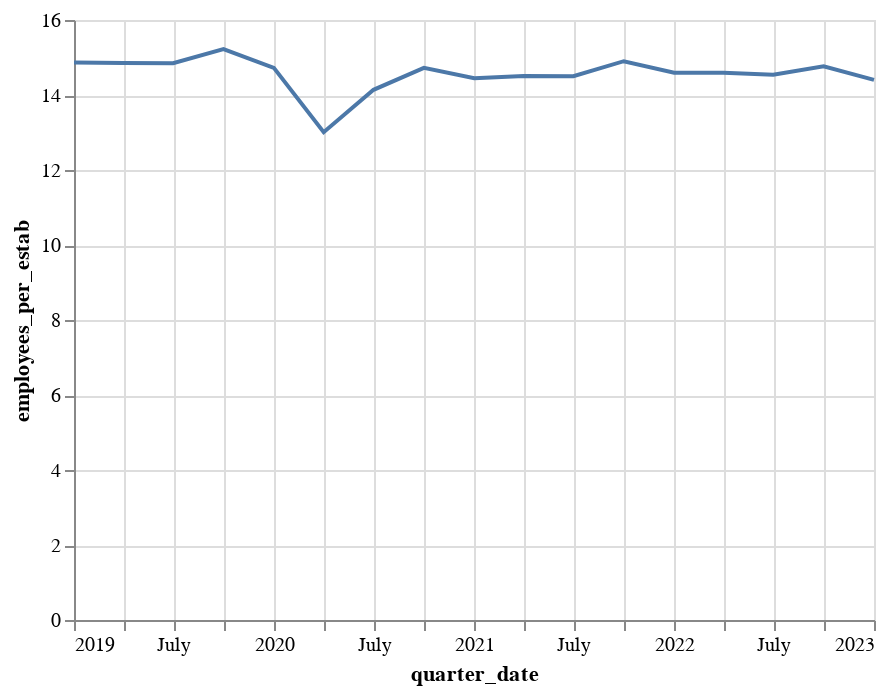

The code cell stored with this chart in its notebook:
### Code cell
alt.Chart(df_slim[df_slim["area_fips"] == "US000"]).mark_line().encode(
    x=alt.X("quarter_date"), y=alt.Y("employees_per_estab")
)

### Figure 1 — Vega-Lite specification as saved in the notebook (floating-point values rounded to 4 significant figures)
{"config": {"view": {"continuousWidth": 400, "continuousHeight": 300}}, "data": {"name": "data-f9724c282a137c07c8068094cea4a626"}, "mark": "line", "encoding": {"x": {"field": "quarter_date", "type": "temporal"}, "y": {"field": "employees_per_estab", "type": "quantitative"}}, "$schema": "https://vega.github.io/schema/vega-lite/v4.17.0.json", "datasets": {"data-f9724c282a137c07c8068094cea4a626": [{"area_fips": "US000", "own_code": 5, "industry_code": "44-45", "agglvl_code": 14, "size_code": 0, "year": 2019, "qtr": 1, "disclosure_code": null, "qtrly_estabs": 1040988, "month1_emplvl": 15630253, "month2_emplvl": 15396927, "month3_emplvl": 15400404, "total_qtrly_wages": 127951801731, "taxable_qtrly_wages": 92848421903, "qtrly_contributions": 1337255565, "avg_wkly_wage": 636, "lq_disclosure_code": null, "lq_qtrly_estabs": 1.0, "lq_month1_emplvl": 1.0, "lq_month2_emplvl": 1.0, "lq_month3_emplvl": 1.0, "lq_total_qtrly_wages": 1.0, "lq_taxable_qtrly_wages": 1.0, "lq_qtrly_contributions": 1.0, "lq_avg_wkly_wage": 1.0, "oty_disclosure_code": null, "oty_qtrly_estabs_chg": -1572, "oty_qtrly_estabs_pct_chg": -0.2, "oty_month1_emplvl_chg": -114433, "oty_month1_emplvl_pct_chg": -0.7, "oty_month2_emplvl_chg": -168875, "oty_month2_emplvl_pct_chg": -1.1, "oty_month3_emplvl_chg": -178209, "oty_month3_emplvl_pct_chg": -1.1, "oty_total_qtrly_wages_chg": 2656676476, "oty_total_qtrly_wages_pct_chg": 2.1, "oty_taxable_qtrly_wages_chg": 1507523439, "oty_taxable_qtrly_wages_pct_chg": 1.7, "oty_qtrly_contributions_chg": -77655537, "oty_qtrly_contributions_pct_chg": -5.5, "oty_avg_wkly_wage_chg": 19, "oty_avg_wkly_wage_pct_chg": 3.1, "q_year": "2019-Q1", "quarter_date": "2019-01-01T00:00:00", "avg_monthly_employees": 15480000.0, "employees_per_estab": 14.87}, {"area_fips": "US000", "own_code": 5, "industry_code": "44-45", "agglvl_code": 14, "size_code": 0, "year": 2020, "qtr": 1, "disclosure_code": null, "qtrly_estabs": 1042124, "month1_emplvl": 15464678, "month2_emplvl": 15306576, "month3_emplvl": 15257954, "total_qtrly_wages": 132159234619, "taxable_qtrly_wages": 95015758823, "qtrly_contributions": 1339816675, "avg_wkly_wage": 663, "lq_disclosure_code": null, "lq_qtrly_estabs": 1.0, "lq_month1_emplvl": 1.0, "lq_month2_emplvl": 1.0, "lq_month3_emplvl": 1.0, "lq_total_qtrly_wages": 1.0, "lq_taxable_qtrly_wages": 1.0, "lq_qtrly_contributions": 1.0, "lq_avg_wkly_wage": 1.0, "oty_disclosure_code": null, "oty_qtrly_estabs_chg": 1136, "oty_qtrly_estabs_pct_chg": 0.1, "oty_month1_emplvl_chg": -165575, "oty_month1_emplvl_pct_chg": -1.1, "oty_month2_emplvl_chg": -90351, "oty_month2_emplvl_pct_chg": -0.6, "oty_month3_emplvl_chg": -142450, "oty_month3_emplvl_pct_chg": -0.9, "oty_total_qtrly_wages_chg": 4207432888, "oty_total_qtrly_wages_pct_chg": 3.3, "oty_taxable_qtrly_wages_chg": 2167336920, "oty_taxable_qtrly_wages_pct_chg": 2.3, "oty_qtrly_contributions_chg": 2561110, "oty_qtrly_contributions_pct_chg": 0.2, "oty_avg_wkly_wage_chg": 27, "oty_avg_wkly_wage_pct_chg": 4.2, "q_year": "2020-Q1", "quarter_date": "2020-01-01T00:00:00", "avg_monthly_employees": 15340000.0, "employees_per_estab": 14.72}, {"area_fips": "US000", "own_code": 5, "industry_code": "44-45", "agglvl_code": 14, "size_code": 0, "year": 2021, "qtr": 1, "disclosure_code": null, "qtrly_estabs": 1043216, "month1_emplvl": 15132466, "month2_emplvl": 15013474, "month3_emplvl": 15065463, "total_qtrly_wages": 136317268042, "taxable_qtrly_wages": 94509237508, "qtrly_contributions": 1419401435, "avg_wkly_wage": 696, "lq_disclosure_code": null, "lq_qtrly_estabs": 1.0, "lq_month1_emplvl": 1.0, "lq_month2_emplvl": 1.0, "lq_month3_emplvl": 1.0, "lq_total_qtrly_wages": 1.0, "lq_taxable_qtrly_wages": 1.0, "lq_qtrly_contributions": 1.0, "lq_avg_wkly_wage": 1.0, "oty_disclosure_code": null, "oty_qtrly_estabs_chg": 1092, "oty_qtrly_estabs_pct_chg": 0.1, "oty_month1_emplvl_chg": -332212, "oty_month1_emplvl_pct_chg": -2.1, "oty_month2_emplvl_chg": -293102, "oty_month2_emplvl_pct_chg": -1.9, "oty_month3_emplvl_chg": -192491, "oty_month3_emplvl_pct_chg": -1.3, "oty_total_qtrly_wages_chg": 4158033423, "oty_total_qtrly_wages_pct_chg": 3.1, "oty_taxable_qtrly_wages_chg": -506521315, "oty_taxable_qtrly_wages_pct_chg": -0.5, "oty_qtrly_contributions_chg": 79584760, "oty_qtrly_contributions_pct_chg": 5.9, "oty_avg_wkly_wage_chg": 33, "oty_avg_wkly_wage_pct_chg": 5.0, "q_year": "2021-Q1", "quarter_date": "2021-01-01T00:00:00", "avg_monthly_employees": 15070000.0, "employees_per_estab": 14.45}, {"area_fips": "US000", "own_code": 5, "industry_code": "44-45", "agglvl_code": 14, "size_code": 0, "year": 2022, "qtr": 1, "disclosure_code": null, "qtrly_estabs": 1049355, "month1_emplvl": 15293665, "month2_emplvl": 15326857, "month3_emplvl": 15316443, "total_qtrly_wages": 151651896851, "taxable_qtrly_wages": 101972277168, "qtrly_contributions": 1421911749, "avg_wkly_wage": 762, "lq_disclosure_code": null, "lq_qtrly_estabs": 1.0, "lq_month1_emplvl": 1.0, "lq_month2_emplvl": 1.0, "lq_month3_emplvl": 1.0, "lq_total_qtrly_wages": 1.0, "lq_taxable_qtrly_wages": 1.0, "lq_qtrly_contributions": 1.0, "lq_avg_wkly_wage": 1.0, "oty_disclosure_code": null, "oty_qtrly_estabs_chg": 6139, "oty_qtrly_estabs_pct_chg": 0.6, "oty_month1_emplvl_chg": 161199, "oty_month1_emplvl_pct_chg": 1.1, "oty_month2_emplvl_chg": 313383, "oty_month2_emplvl_pct_chg": 2.1, "oty_month3_emplvl_chg": 250980, "oty_month3_emplvl_pct_chg": 1.7, "oty_total_qtrly_wages_chg": 15334628809, "oty_total_qtrly_wages_pct_chg": 11.2, "oty_taxable_qtrly_wages_chg": 7463039660, "oty_taxable_qtrly_wages_pct_chg": 7.9, "oty_qtrly_contributions_chg": 2510314, "oty_qtrly_contributions_pct_chg": 0.2, "oty_avg_wkly_wage_chg": 66, "oty_avg_wkly_wage_pct_chg": 9.5, "q_year": "2022-Q1", "quarter_date": "2022-01-01T00:00:00", "avg_monthly_employees": 15310000.0, "employees_per_estab": 14.59}, {"area_fips": "US000", "own_code": 5, "industry_code": "44-45", "agglvl_code": 14, "size_code": 0, "year": 2019, "qtr": 2, "disclosure_code": null, "qtrly_estabs": 1043323, "month1_emplvl": 15425203, "month2_emplvl": 15505375, "month3_emplvl": 15556564, "total_qtrly_wages": 129699119593, "taxable_qtrly_wages": 47298847673, "qtrly_contributions": 585004703, "avg_wkly_wage": 644, "lq_disclosure_code": null, "lq_qtrly_estabs": 1.0, "lq_month1_emplvl": 1.0, "lq_month2_emplvl": 1.0, "lq_month3_emplvl": 1.0, "lq_total_qtrly_wages": 1.0, "lq_taxable_qtrly_wages": 1.0, "lq_qtrly_contributions": 1.0, "lq_avg_wkly_wage": 1.0, "oty_disclosure_code": null, "oty_qtrly_estabs_chg": 373, "oty_qtrly_estabs_pct_chg": 0.0, "oty_month1_emplvl_chg": -186128, "oty_month1_emplvl_pct_chg": -1.2, "oty_month2_emplvl_chg": -234135, "oty_month2_emplvl_pct_chg": -1.5, "oty_month3_emplvl_chg": -228089, "oty_month3_emplvl_pct_chg": -1.4, "oty_total_qtrly_wages_chg": 3348883624, "oty_total_qtrly_wages_pct_chg": 2.7, "oty_taxable_qtrly_wages_chg": 232166127, "oty_taxable_qtrly_wages_pct_chg": 0.5, "oty_qtrly_contributions_chg": -45201796, "oty_qtrly_contributions_pct_chg": -7.2, "oty_avg_wkly_wage_chg": 25, "oty_avg_wkly_wage_pct_chg": 4.0, "q_year": "2019-Q2", "quarter_date": "2019-04-01T00:00:00", "avg_monthly_employees": 15500000.0, "employees_per_estab": 14.85}, {"area_fips": "US000", "own_code": 5, "industry_code": "44-45", "agglvl_code": 14, "size_code": 0, "year": 2020, "qtr": 2, "disclosure_code": null, "qtrly_estabs": 1037726, "month1_emplvl": 12807741, "month2_emplvl": 13380618, "month3_emplvl": 14306824, "total_qtrly_wages": 123106200520, "taxable_qtrly_wages": 43825759013, "qtrly_contributions": 463606692, "avg_wkly_wage": 702, "lq_disclosure_code": null, "lq_qtrly_estabs": 1.0, "lq_month1_emplvl": 1.0, "lq_month2_emplvl": 1.0, "lq_month3_emplvl": 1.0, "lq_total_qtrly_wages": 1.0, "lq_taxable_qtrly_wages": 1.0, "lq_qtrly_contributions": 1.0, "lq_avg_wkly_wage": 1.0, "oty_disclosure_code": null, "oty_qtrly_estabs_chg": -5597, "oty_qtrly_estabs_pct_chg": -0.5, "oty_month1_emplvl_chg": -2617462, "oty_month1_emplvl_pct_chg": -17.0, "oty_month2_emplvl_chg": -2124757, "oty_month2_emplvl_pct_chg": -13.7, "oty_month3_emplvl_chg": -1249740, "oty_month3_emplvl_pct_chg": -8.0, "oty_total_qtrly_wages_chg": -6592919073, "oty_total_qtrly_wages_pct_chg": -5.1, "oty_taxable_qtrly_wages_chg": -3473088660, "oty_taxable_qtrly_wages_pct_chg": -7.3, "oty_qtrly_contributions_chg": -121398011, "oty_qtrly_contributions_pct_chg": -20.8, "oty_avg_wkly_wage_chg": 58, "oty_avg_wkly_wage_pct_chg": 9.0, "q_year": "2020-Q2", "quarter_date": "2020-04-01T00:00:00", "avg_monthly_employees": 13500000.0, "employees_per_estab": 13.01}, {"area_fips": "US000", "own_code": 5, "industry_code": "44-45", "agglvl_code": 14, "size_code": 0, "year": 2021, "qtr": 2, "disclosure_code": null, "qtrly_estabs": 1047229, "month1_emplvl": 15062074, "month2_emplvl": 15214416, "month3_emplvl": 15299282, "total_qtrly_wages": 150372221616, "taxable_qtrly_wages": 50729826902, "qtrly_contributions": 670944756, "avg_wkly_wage": 761, "lq_disclosure_code": null, "lq_qtrly_estabs": 1.0, "lq_month1_emplvl": 1.0, "lq_month2_emplvl": 1.0, "lq_month3_emplvl": 1.0, "lq_total_qtrly_wages": 1.0, "lq_taxable_qtrly_wages": 1.0, "lq_qtrly_contributions": 1.0, "lq_avg_wkly_wage": 1.0, "oty_disclosure_code": null, "oty_qtrly_estabs_chg": 9503, "oty_qtrly_estabs_pct_chg": 0.9, "oty_month1_emplvl_chg": 2254333, "oty_month1_emplvl_pct_chg": 17.6, "oty_month2_emplvl_chg": 1833798, "oty_month2_emplvl_pct_chg": 13.7, "oty_month3_emplvl_chg": 992458, "oty_month3_emplvl_pct_chg": 6.9, "oty_total_qtrly_wages_chg": 27266021096, "oty_total_qtrly_wages_pct_chg": 22.1, "oty_taxable_qtrly_wages_chg": 6904067889, "oty_taxable_qtrly_wages_pct_chg": 15.8, "oty_qtrly_contributions_chg": 207338064, "oty_qtrly_contributions_pct_chg": 44.7, "oty_avg_wkly_wage_chg": 59, "oty_avg_wkly_wage_pct_chg": 8.4, "q_year": "2021-Q2", "quarter_date": "2021-04-01T00:00:00", "avg_monthly_employees": 15190000.0, "employees_per_estab": 14.51}, {"area_fips": "US000", "own_code": 5, "industry_code": "44-45", "agglvl_code": 14, "size_code": 0, "year": 2022, "qtr": 2, "disclosure_code": null, "qtrly_estabs": 1055217, "month1_emplvl": 15377855, "month2_emplvl": 15391274, "month3_emplvl": 15419466, "total_qtrly_wages": 152143512623, "taxable_qtrly_wages": 49438393684, "qtrly_contributions": 620922403, "avg_wkly_wage": 760, "lq_disclosure_code": null, "lq_qtrly_estabs": 1.0, "lq_month1_emplvl": 1.0, "lq_month2_emplvl": 1.0, "lq_month3_emplvl": 1.0, "lq_total_qtrly_wages": 1.0, "lq_taxable_qtrly_wages": 1.0, "lq_qtrly_contributions": 1.0, "lq_avg_wkly_wage": 1.0, "oty_disclosure_code": null, "oty_qtrly_estabs_chg": 7988, "oty_qtrly_estabs_pct_chg": 0.8, "oty_month1_emplvl_chg": 315781, "oty_month1_emplvl_pct_chg": 2.1, "oty_month2_emplvl_chg": 176858, "oty_month2_emplvl_pct_chg": 1.2, "oty_month3_emplvl_chg": 120184, "oty_month3_emplvl_pct_chg": 0.8, "oty_total_qtrly_wages_chg": 1771291007, "oty_total_qtrly_wages_pct_chg": 1.2, "oty_taxable_qtrly_wages_chg": -1291433218, "oty_taxable_qtrly_wages_pct_chg": -2.5, "oty_qtrly_contributions_chg": -50022353, "oty_qtrly_contributions_pct_chg": -7.5, "oty_avg_wkly_wage_chg": -1, "oty_avg_wkly_wage_pct_chg": -0.1, "q_year": "2022-Q2", "quarter_date": "2022-04-01T00:00:00", "avg_monthly_employees": 15400000.0, "employees_per_estab": 14.59}, {"area_fips": "US000", "own_code": 5, "industry_code": "44-45", "agglvl_code": 14, "size_code": 0, "year": 2019, "qtr": 3, "disclosure_code": null, "qtrly_estabs": 1043974, "month1_emplvl": 15556752, "month2_emplvl": 15542465, "month3_emplvl": 15409511, "total_qtrly_wages": 129037309072, "taxable_qtrly_wages": 31633342878, "qtrly_contributions": 385883124, "avg_wkly_wage": 640, "lq_disclosure_code": null, "lq_qtrly_estabs": 1.0, "lq_month1_emplvl": 1.0, "lq_month2_emplvl": 1.0, "lq_month3_emplvl": 1.0, "lq_total_qtrly_wages": 1.0, "lq_taxable_qtrly_wages": 1.0, "lq_qtrly_contributions": 1.0, "lq_avg_wkly_wage": 1.0, "oty_disclosure_code": null, "oty_qtrly_estabs_chg": -702, "oty_qtrly_estabs_pct_chg": -0.1, "oty_month1_emplvl_chg": -231863, "oty_month1_emplvl_pct_chg": -1.5, "oty_month2_emplvl_chg": -238232, "oty_month2_emplvl_pct_chg": -1.5, "oty_month3_emplvl_chg": -228519, "oty_month3_emplvl_pct_chg": -1.5, "oty_total_qtrly_wages_chg": 3255902722, "oty_total_qtrly_wages_pct_chg": 2.6, "oty_taxable_qtrly_wages_chg": 263559493, "oty_taxable_qtrly_wages_pct_chg": 0.8, "oty_qtrly_contributions_chg": -24303100, "oty_qtrly_contributions_pct_chg": -5.9, "oty_avg_wkly_wage_chg": 25, "oty_avg_wkly_wage_pct_chg": 4.1, "q_year": "2019-Q3", "quarter_date": "2019-07-01T00:00:00", "avg_monthly_employees": 15500000.0, "employees_per_estab": 14.85}, {"area_fips": "US000", "own_code": 5, "industry_code": "44-45", "agglvl_code": 14, "size_code": 0, "year": 2020, "qtr": 3, "disclosure_code": null, "qtrly_estabs": 1043148, "month1_emplvl": 14650582, "month2_emplvl": 14778923, "month3_emplvl": 14815310, "total_qtrly_wages": 133504267981, "taxable_qtrly_wages": 32036198671, "qtrly_contributions": 353919950, "avg_wkly_wage": 696, "lq_disclosure_code": null, "lq_qtrly_estabs": 1.0, "lq_month1_emplvl": 1.0, "lq_month2_emplvl": 1.0, "lq_month3_emplvl": 1.0, "lq_total_qtrly_wages": 1.0, "lq_taxable_qtrly_wages": 1.0, "lq_qtrly_contributions": 1.0, "lq_avg_wkly_wage": 1.0, "oty_disclosure_code": null, "oty_qtrly_estabs_chg": -826, "oty_qtrly_estabs_pct_chg": -0.1, "oty_month1_emplvl_chg": -906170, "oty_month1_emplvl_pct_chg": -5.8, "oty_month2_emplvl_chg": -763542, "oty_month2_emplvl_pct_chg": -4.9, "oty_month3_emplvl_chg": -594201, "oty_month3_emplvl_pct_chg": -3.9, "oty_total_qtrly_wages_chg": 4466958909, "oty_total_qtrly_wages_pct_chg": 3.5, "oty_taxable_qtrly_wages_chg": 402855793, "oty_taxable_qtrly_wages_pct_chg": 1.3, "oty_qtrly_contributions_chg": -31963174, "oty_qtrly_contributions_pct_chg": -8.3, "oty_avg_wkly_wage_chg": 56, "oty_avg_wkly_wage_pct_chg": 8.8, "q_year": "2020-Q3", "quarter_date": "2020-07-01T00:00:00", "avg_monthly_employees": 14750000.0, "employees_per_estab": 14.14}, {"area_fips": "US000", "own_code": 5, "industry_code": "44-45", "agglvl_code": 14, "size_code": 0, "year": 2021, "qtr": 3, "disclosure_code": null, "qtrly_estabs": 1054234, "month1_emplvl": 15349955, "month2_emplvl": 15321805, "month3_emplvl": 15196048, "total_qtrly_wages": 152552929694, "taxable_qtrly_wages": 35880221948, "qtrly_contributions": 473383464, "avg_wkly_wage": 768, "lq_disclosure_code": null, "lq_qtrly_estabs": 1.0, "lq_month1_emplvl": 1.0, "lq_month2_emplvl": 1.0, "lq_month3_emplvl": 1.0, "lq_total_qtrly_wages": 1.0, "lq_taxable_qtrly_wages": 1.0, "lq_qtrly_contributions": 1.0, "lq_avg_wkly_wage": 1.0, "oty_disclosure_code": null, "oty_qtrly_estabs_chg": 11086, "oty_qtrly_estabs_pct_chg": 1.1, "oty_month1_emplvl_chg": 699373, "oty_month1_emplvl_pct_chg": 4.8, "oty_month2_emplvl_chg": 542882, "oty_month2_emplvl_pct_chg": 3.7, "oty_month3_emplvl_chg": 380738, "oty_month3_emplvl_pct_chg": 2.6, "oty_total_qtrly_wages_chg": 19048661713, "oty_total_qtrly_wages_pct_chg": 14.3, "oty_taxable_qtrly_wages_chg": 3844023277, "oty_taxable_qtrly_wages_pct_chg": 12.0, "oty_qtrly_contributions_chg": 119463514, "oty_qtrly_contributions_pct_chg": 33.8, "oty_avg_wkly_wage_chg": 72, "oty_avg_wkly_wage_pct_chg": 10.3, "q_year": "2021-Q3", "quarter_date": "2021-07-01T00:00:00", "avg_monthly_employees": 15290000.0, "employees_per_estab": 14.5}, {"area_fips": "US000", "own_code": 5, "industry_code": "44-45", "agglvl_code": 14, "size_code": 0, "year": 2022, "qtr": 3, "disclosure_code": null, "qtrly_estabs": 1062572, "month1_emplvl": 15495302, "month2_emplvl": 15479425, "month3_emplvl": 15369007, "total_qtrly_wages": 160323856686, "taxable_qtrly_wages": 37879783523, "qtrly_contributions": 476383686, "avg_wkly_wage": 798, "lq_disclosure_code": null, "lq_qtrly_estabs": 1.0, "lq_month1_emplvl": 1.0, "lq_month2_emplvl": 1.0, "lq_month3_emplvl": 1.0, "lq_total_qtrly_wages": 1.0, "lq_taxable_qtrly_wages": 1.0, "lq_qtrly_contributions": 1.0, "lq_avg_wkly_wage": 1.0, "oty_disclosure_code": null, "oty_qtrly_estabs_chg": 8338, "oty_qtrly_estabs_pct_chg": 0.8, "oty_month1_emplvl_chg": 145347, "oty_month1_emplvl_pct_chg": 0.9, "oty_month2_emplvl_chg": 157620, "oty_month2_emplvl_pct_chg": 1.0, "oty_month3_emplvl_chg": 172959, "oty_month3_emplvl_pct_chg": 1.1, "oty_total_qtrly_wages_chg": 7770926992, "oty_total_qtrly_wages_pct_chg": 5.1, "oty_taxable_qtrly_wages_chg": 1999561575, "oty_taxable_qtrly_wages_pct_chg": 5.6, "oty_qtrly_contributions_chg": 3000222, "oty_qtrly_contributions_pct_chg": 0.6, "oty_avg_wkly_wage_chg": 30, "oty_avg_wkly_wage_pct_chg": 3.9, "q_year": "2022-Q3", "quarter_date": "2022-07-01T00:00:00", "avg_monthly_employees": 15450000.0, "employees_per_estab": 14.54}, {"area_fips": "US000", "own_code": 5, "industry_code": "44-45", "agglvl_code": 14, "size_code": 0, "year": 2019, "qtr": 4, "disclosure_code": null, "qtrly_estabs": 1046756, "month1_emplvl": 15588125, "month2_emplvl": 16072327, "month3_emplvl": 16150660, "total_qtrly_wages": 137746213216, "taxable_qtrly_wages": 26462928506, "qtrly_contributions": 328541177, "avg_wkly_wage": 665, "lq_disclosure_code": null, "lq_qtrly_estabs": 1.0, "lq_month1_emplvl": 1.0, "lq_month2_emplvl": 1.0, "lq_month3_emplvl": 1.0, "lq_total_qtrly_wages": 1.0, "lq_taxable_qtrly_wages": 1.0, "lq_qtrly_contributions": 1.0, "lq_avg_wkly_wage": 1.0, "oty_disclosure_code": null, "oty_qtrly_estabs_chg": -1089, "oty_qtrly_estabs_pct_chg": -0.1, "oty_month1_emplvl_chg": -142925, "oty_month1_emplvl_pct_chg": -0.9, "oty_month2_emplvl_chg": -173431, "oty_month2_emplvl_pct_chg": -1.1, "oty_month3_emplvl_chg": -133817, "oty_month3_emplvl_pct_chg": -0.8, "oty_total_qtrly_wages_chg": 4143497827, "oty_total_qtrly_wages_pct_chg": 3.1, "oty_taxable_qtrly_wages_chg": 640480031, "oty_taxable_qtrly_wages_pct_chg": 2.5, "oty_qtrly_contributions_chg": -15311278, "oty_qtrly_contributions_pct_chg": -4.5, "oty_avg_wkly_wage_chg": 26, "oty_avg_wkly_wage_pct_chg": 4.1, "q_year": "2019-Q4", "quarter_date": "2019-10-01T00:00:00", "avg_monthly_employees": 15940000.0, "employees_per_estab": 15.23}, {"area_fips": "US000", "own_code": 5, "industry_code": "44-45", "agglvl_code": 14, "size_code": 0, "year": 2020, "qtr": 4, "disclosure_code": null, "qtrly_estabs": 1048849, "month1_emplvl": 15153863, "month2_emplvl": 15526466, "month3_emplvl": 15649781, "total_qtrly_wages": 153732541245, "taxable_qtrly_wages": 28883694400, "qtrly_contributions": 329835394, "avg_wkly_wage": 766, "lq_disclosure_code": null, "lq_qtrly_estabs": 1.0, "lq_month1_emplvl": 1.0, "lq_month2_emplvl": 1.0, "lq_month3_emplvl": 1.0, "lq_total_qtrly_wages": 1.0, "lq_taxable_qtrly_wages": 1.0, "lq_qtrly_contributions": 1.0, "lq_avg_wkly_wage": 1.0, "oty_disclosure_code": null, "oty_qtrly_estabs_chg": 2093, "oty_qtrly_estabs_pct_chg": 0.2, "oty_month1_emplvl_chg": -434262, "oty_month1_emplvl_pct_chg": -2.8, "oty_month2_emplvl_chg": -545861, "oty_month2_emplvl_pct_chg": -3.4, "oty_month3_emplvl_chg": -500879, "oty_month3_emplvl_pct_chg": -3.1, "oty_total_qtrly_wages_chg": 15986328029, "oty_total_qtrly_wages_pct_chg": 11.6, "oty_taxable_qtrly_wages_chg": 2420765894, "oty_taxable_qtrly_wages_pct_chg": 9.1, "oty_qtrly_contributions_chg": 1294217, "oty_qtrly_contributions_pct_chg": 0.4, "oty_avg_wkly_wage_chg": 101, "oty_avg_wkly_wage_pct_chg": 15.2, "q_year": "2020-Q4", "quarter_date": "2020-10-01T00:00:00", "avg_monthly_employees": 15440000.0, "employees_per_estab": 14.72}, {"area_fips": "US000", "own_code": 5, "industry_code": "44-45", "agglvl_code": 14, "size_code": 0, "year": 2021, "qtr": 4, "disclosure_code": null, "qtrly_estabs": 1061429, "month1_emplvl": 15526648, "month2_emplvl": 15896011, "month3_emplvl": 16027980, "total_qtrly_wages": 170464949086, "taxable_qtrly_wages": 31865832387, "qtrly_contributions": 433220818, "avg_wkly_wage": 829, "lq_disclosure_code": null, "lq_qtrly_estabs": 1.0, "lq_month1_emplvl": 1.0, "lq_month2_emplvl": 1.0, "lq_month3_emplvl": 1.0, "lq_total_qtrly_wages": 1.0, "lq_taxable_qtrly_wages": 1.0, "lq_qtrly_contributions": 1.0, "lq_avg_wkly_wage": 1.0, "oty_disclosure_code": null, "oty_qtrly_estabs_chg": 12580, "oty_qtrly_estabs_pct_chg": 1.2, "oty_month1_emplvl_chg": 372785, "oty_month1_emplvl_pct_chg": 2.5, "oty_month2_emplvl_chg": 369545, "oty_month2_emplvl_pct_chg": 2.4, "oty_month3_emplvl_chg": 378199, "oty_month3_emplvl_pct_chg": 2.4, "oty_total_qtrly_wages_chg": 16732407841, "oty_total_qtrly_wages_pct_chg": 10.9, "oty_taxable_qtrly_wages_chg": 2982137987, "oty_taxable_qtrly_wages_pct_chg": 10.3, "oty_qtrly_contributions_chg": 103385424, "oty_qtrly_contributions_pct_chg": 31.3, "oty_avg_wkly_wage_chg": 63, "oty_avg_wkly_wage_pct_chg": 8.2, "q_year": "2021-Q4", "quarter_date": "2021-10-01T00:00:00", "avg_monthly_employees": 15820000.0, "employees_per_estab": 14.9}, {"area_fips": "US000", "own_code": 5, "industry_code": "44-45", "agglvl_code": 14, "size_code": 0, "year": 2022, "qtr": 4, "disclosure_code": null, "qtrly_estabs": 1067544, "month1_emplvl": 15510972, "month2_emplvl": 15813611, "month3_emplvl": 15954649, "total_qtrly_wages": 162328535190, "taxable_qtrly_wages": 29169371730, "qtrly_contributions": 365657052, "avg_wkly_wage": 792, "lq_disclosure_code": null, "lq_qtrly_estabs": 1.0, "lq_month1_emplvl": 1.0, "lq_month2_emplvl": 1.0, "lq_month3_emplvl": 1.0, "lq_total_qtrly_wages": 1.0, "lq_taxable_qtrly_wages": 1.0, "lq_qtrly_contributions": 1.0, "lq_avg_wkly_wage": 1.0, "oty_disclosure_code": null, "oty_qtrly_estabs_chg": 6115, "oty_qtrly_estabs_pct_chg": 0.6, "oty_month1_emplvl_chg": -15676, "oty_month1_emplvl_pct_chg": -0.1, "oty_month2_emplvl_chg": -82400, "oty_month2_emplvl_pct_chg": -0.5, "oty_month3_emplvl_chg": -73331, "oty_month3_emplvl_pct_chg": -0.5, "oty_total_qtrly_wages_chg": -8136413896, "oty_total_qtrly_wages_pct_chg": -4.8, "oty_taxable_qtrly_wages_chg": -2696460657, "oty_taxable_qtrly_wages_pct_chg": -8.5, "oty_qtrly_contributions_chg": -67563766, "oty_qtrly_contributions_pct_chg": -15.6, "oty_avg_wkly_wage_chg": -37, "oty_avg_wkly_wage_pct_chg": -4.5, "q_year": "2022-Q4", "quarter_date": "2022-10-01T00:00:00", "avg_monthly_employees": 15760000.0, "employees_per_estab": 14.76}, {"area_fips": "US000", "own_code": 5, "industry_code": "44-45", "agglvl_code": 14, "size_code": 0, "year": 2023, "qtr": 1, "disclosure_code": null, "qtrly_estabs": 1066986, "month1_emplvl": 15447645, "month2_emplvl": 15322478, "month3_emplvl": 15328574, "total_qtrly_wages": 161135605356, "taxable_qtrly_wages": 106338701112, "qtrly_contributions": 1389091135, "avg_wkly_wage": 807, "lq_disclosure_code": null, "lq_qtrly_estabs": 1.0, "lq_month1_emplvl": 1.0, "lq_month2_emplvl": 1.0, "lq_month3_emplvl": 1.0, "lq_total_qtrly_wages": 1.0, "lq_taxable_qtrly_wages": 1.0, "lq_qtrly_contributions": 1.0, "lq_avg_wkly_wage": 1.0, "oty_disclosure_code": null, "oty_qtrly_estabs_chg": 17631, "oty_qtrly_estabs_pct_chg": 1.7, "oty_month1_emplvl_chg": 153980, "oty_month1_emplvl_pct_chg": 1.0, "oty_month2_emplvl_chg": -4379, "oty_month2_emplvl_pct_chg": 0.0, "oty_month3_emplvl_chg": 12131, "oty_month3_emplvl_pct_chg": 0.1, "oty_total_qtrly_wages_chg": 9483708505, "oty_total_qtrly_wages_pct_chg": 6.3, "oty_taxable_qtrly_wages_chg": 4366423944, "oty_taxable_qtrly_wages_pct_chg": 4.3, "oty_qtrly_contributions_chg": -32820614, "oty_qtrly_contributions_pct_chg": -2.3, "oty_avg_wkly_wage_chg": 45, "oty_avg_wkly_wage_pct_chg": 5.9, "q_year": "2023-Q1", "quarter_date": "2023-01-01T00:00:00", "avg_monthly_employees": 15370000.0, "employees_per_estab": 14.4}]}}
